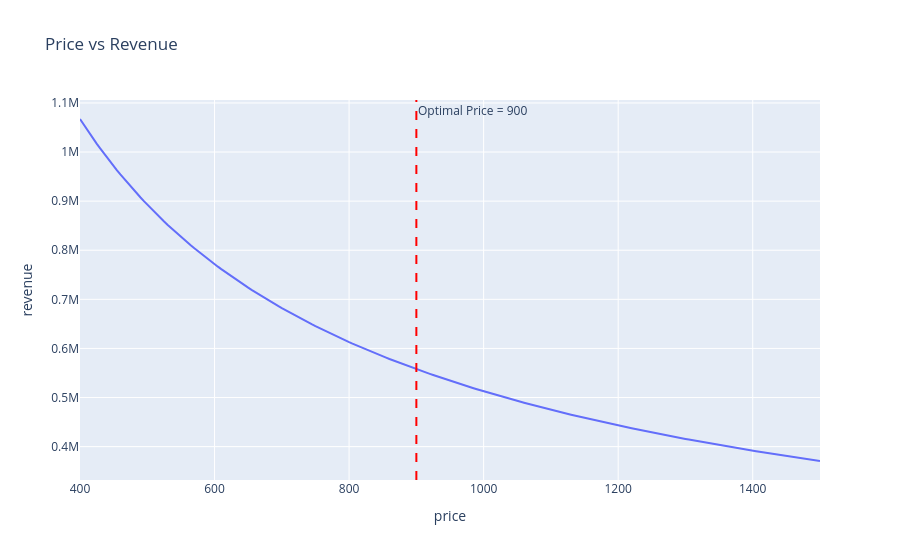

Write notebook code for a chart like this one.
### Code cell
fig_revenue = plot_price_vs_metric(results_df, "revenue", best["price"], "Price vs Revenue")
fig_revenue.show()

### Figure 1 — Plotly figure (JSON) as saved in the notebook; plotly's stock layout.template omitted (floating-point values rounded to 4 significant figures; data arrays with more than 128 entries replaced by an {"elided": "..."} marker saying what was removed)
{"data": [{"hovertemplate": "price=%{x}<br>revenue=%{y}<extra></extra>", "legendgroup": "", "line": {"color": "#636efa", "dash": "solid"}, "marker": {"symbol": "circle"}, "mode": "lines", "name": "", "orientation": "v", "showlegend": false, "type": "scatter", "x": {"elided": "221 int values"}, "xaxis": "x", "y": {"elided": "221 float values"}, "yaxis": "y"}], "layout": {"annotations": [{"showarrow": false, "text": "Optimal Price = 900", "x": 900, "xanchor": "left", "xref": "x", "y": 1, "yanchor": "top", "yref": "y domain"}], "legend": {"tracegroupgap": 0}, "shapes": [{"line": {"color": "red", "dash": "dash"}, "type": "line", "x0": 900, "x1": 900, "xref": "x", "y0": 0, "y1": 1, "yref": "y domain"}], "title": {"text": "Price vs Revenue"}, "xaxis": {"anchor": "y", "domain": [0, 1], "title": {"text": "price"}}, "yaxis": {"anchor": "x", "domain": [0, 1], "title": {"text": "revenue"}}}}
